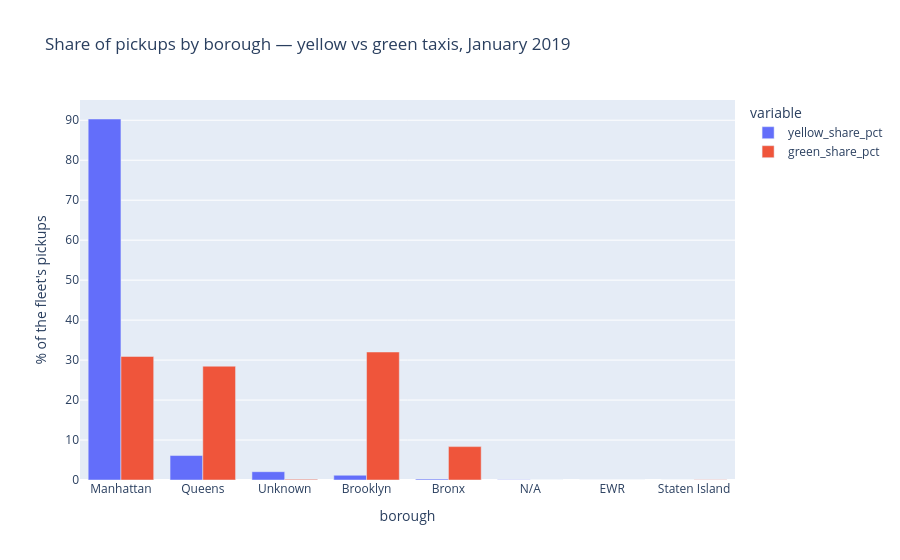

Notebook code for this chart:
### Markdown cell above
### 4.3 A dataset of my choosing: green taxis, same month

The TLC also publishes the **green** (Boro) taxi records. Green cabs were created in 2013 precisely because yellow cabs rarely pick up outside Manhattan: they may only take street hails in the outer boroughs and northern Manhattan. The same zone join on the green January 2019 file tests whether the data shows this policy.

### Code cell
green_file = download("trip-data/green_tripdata_2019-01.parquet")
green = spark.read.parquet(str(green_file))
print(f"{green.count():,} green trips; pickup column is `lpep_pickup_datetime` (l = LPEP, the green-cab meter standard)")

green_jan = (green.filter((F.col("lpep_pickup_datetime") >= "2019-01-01") & (F.col("lpep_pickup_datetime") < "2019-02-01"))
                  .join(F.broadcast(pu), "PULocationID", "left"))
n_green = green_jan.count()

green_by_borough = (green_jan.groupBy(F.col("PU_Borough").alias("borough"))
                             .agg(F.count("*").alias("green_pickups"),
                                  F.round(100 * F.count("*") / n_green, 2).alias("green_share_pct")))

yellow_vs_green = (by_borough.select("borough", F.col("pickups").alias("yellow_pickups"), F.col("pickup_share_pct").alias("yellow_share_pct"))
                             .join(green_by_borough, "borough", "full").fillna(0)
                             .orderBy(F.desc("yellow_pickups")))
yellow_vs_green.show()

yellow_vs_green.plot.bar(x="borough", y=["yellow_share_pct", "green_share_pct"], barmode="group",
                         title="Share of pickups by borough — yellow vs green taxis, January 2019",
                         labels={"value": "% of the fleet's pickups"})

### Figure 1 — Plotly figure (JSON) as saved in the notebook; plotly's stock layout.template omitted (floating-point values rounded to 4 significant figures)
{"data": [{"alignmentgroup": "True", "hovertemplate": "variable=yellow_share_pct<br>borough=%{x}<br>% of the fleet's pickups=%{y}<extra></extra>", "legendgroup": "yellow_share_pct", "marker": {"color": "#636efa", "pattern": {"shape": ""}}, "name": "yellow_share_pct", "offsetgroup": "yellow_share_pct", "orientation": "v", "showlegend": true, "textposition": "auto", "type": "bar", "x": ["Manhattan", "Queens", "Unknown", "Brooklyn", "Bronx", "N/A", "EWR", "Staten Island"], "xaxis": "x", "y": [90.31, 6.12, 2.08, 1.19, 0.23, 0.05, 0.01, 0.0], "yaxis": "y"}, {"alignmentgroup": "True", "hovertemplate": "variable=green_share_pct<br>borough=%{x}<br>% of the fleet's pickups=%{y}<extra></extra>", "legendgroup": "green_share_pct", "marker": {"color": "#EF553B", "pattern": {"shape": ""}}, "name": "green_share_pct", "offsetgroup": "green_share_pct", "orientation": "v", "showlegend": true, "textposition": "auto", "type": "bar", "x": ["Manhattan", "Queens", "Unknown", "Brooklyn", "Bronx", "N/A", "EWR", "Staten Island"], "xaxis": "x", "y": [30.91, 28.47, 0.17, 32.02, 8.35, 0.03, 0.0, 0.05], "yaxis": "y"}], "layout": {"barmode": "group", "legend": {"title": {"text": "variable"}, "tracegroupgap": 0}, "title": {"text": "Share of pickups by borough — yellow vs green taxis, January 2019"}, "xaxis": {"anchor": "y", "domain": [0.0, 1.0], "title": {"text": "borough"}}, "yaxis": {"anchor": "x", "domain": [0.0, 1.0], "title": {"text": "% of the fleet's pickups"}}}}
